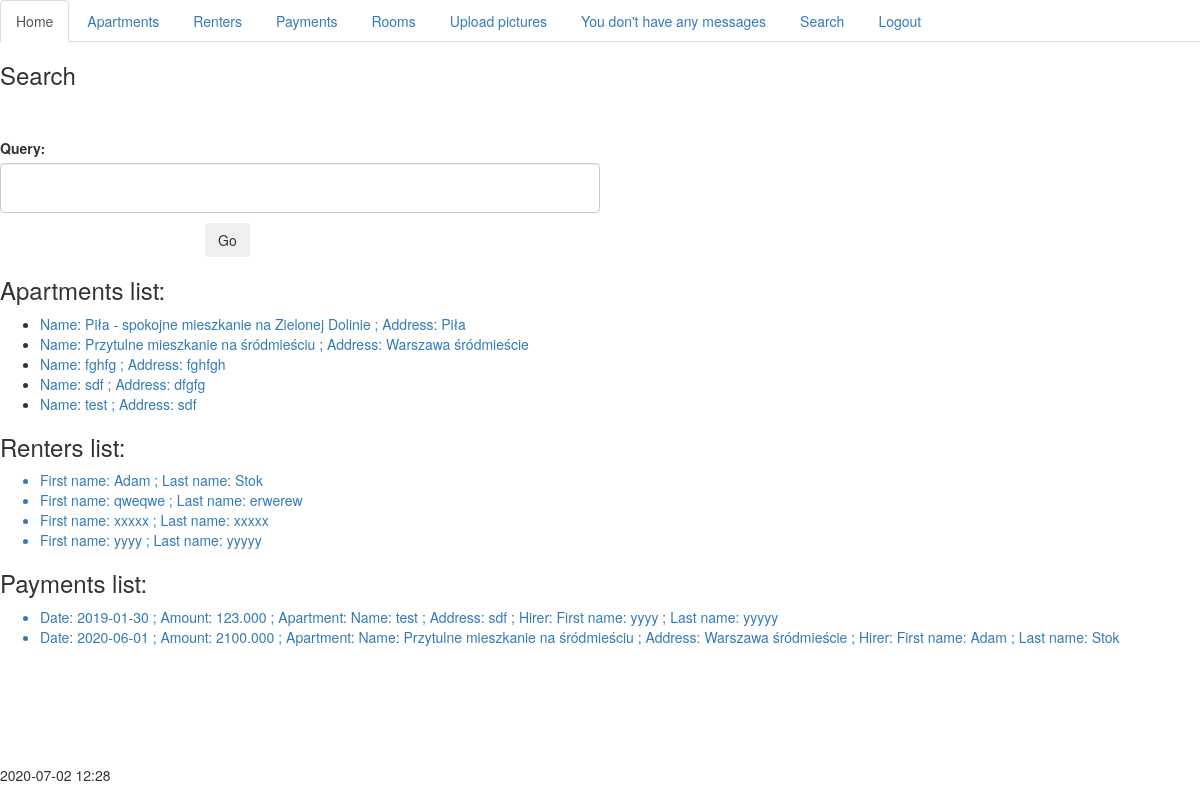
The app's page /search/ (signed in) with its own data.
### handling/models.py (models this page shows, shortened)
class Apartments(models.Model):
    name = models.CharField(max_length=250)
    address = models.CharField(max_length=250)
    surface = models.DecimalField(max_digits=8, decimal_places=3)
    rent = models.IntegerField(null=True)
    costs = models.IntegerField(null=True)
    rooms = models.ManyToManyField(ApartmentsRooms)
    equipment = models.TextField()
    description = models.TextField()
    def __str__(self):
        return f'Name: {self.name} ; Address: {self.address}'
    def get_detail_url(self):
        return f'/apartments/{self.id}/'

class Renters(models.Model):
    first_name = models.CharField(max_length=100)
    last_name = models.CharField(max_length=100)
    apartment = models.OneToOneField(Apartments, on_delete=models.CASCADE)
    def __str__(self):
        return f'First name: {self.first_name} ; Last name: {self.last_name} '#; Apartment: {self.apartment}'
    def get_detail_url(self):
        return f'/renters/{self.id}/'

class Payments(models.Model):
    date = models.DateField()
    amount = models.DecimalField(max_digits=8, decimal_places=3)
    renter = models.ForeignKey(Renters, on_delete=models.CASCADE)
    apartment = models.ForeignKey(Apartments,on_delete=models.CASCADE)
    def __str__(self):
        return f'Date: {self.date} ; Amount: {self.amount} ; Apartment: {self.apartment} ; Hirer: {self.renter}'
    def get_detail_url(self):
        return f'/payments/{self.id}/'

### handling/views.py (the view)
# urls.py: path('search/', views.SearchDatas.as_view(),name='search'),
class SearchDatas(LoginRequiredMixin,View):
    def get(self,request):
        search_form = SearchForm
        aparts,rent,pay= self.search(request)
        context = {'search_form':search_form, 'objects_apartments':aparts,'objects_renters':rent,'objects_payments':pay}
        return render(request,'search.html',context)
    def search(self,request):
        search_form = SearchForm(request.GET)
        search_form.is_valid()
        a_name = search_form.cleaned_data.get('query', "")
        a_address = search_form.cleaned_data.get('query', "")
        a_equipment = search_form.cleaned_data.get('query', "")
        a_description = search_form.cleaned_data.get('query', "")
        a1 = Q(name__icontains=a_name)
        a2 = Q(address__icontains=a_address)
        a3 = Q(equipment__icontains=a_equipment)
        a4 = Q(description__icontains=a_description)
        aparts = Apartments.objects.filter(a1 | a2 | a3 | a4).order_by('name')
        r_first = search_form.cleaned_data.get('query', "")
        r_last = search_form.cleaned_data.get('query', "")
        r1 = Q(first_name__icontains=r_first)
        r2 = Q(last_name__icontains=r_last)
        rent = Renters.objects.filter(r1 | r2 ).order_by('first_name')
        p_date = search_form.cleaned_data.get('query', "")
        p_amount = search_form.cleaned_data.get('query', "")
        p1 = Q(date__icontains=p_date)
        p2 = Q(amount__icontains=p_amount)
        pay = Payments.objects.filter(p1 | p2 ).order_by('date')
        return aparts,rent,pay

### handling/extra_context.py (called while the page is built)
def get_messages(request):
    if Messages.objects.all():
        return {'mess':'You have messages'}
    else:
        return {'mess': "You don't have any messages"}

### normalview/extra_context.py (called while the page is built)
def show_time(request):
    now = datetime.now()
    two_hours_timezone = datetime.now() + timedelta(hours=2)
    hour = '{:%H:%M}'.format(two_hours_timezone)
    return {'now':now.strftime("%Y-%m-%d"),'hour':hour}

### handling/templates/search.html
{% extends 'base.html' %}
{% block content %}
<h3> Search </h3><br><br>
    <form class="form-horizontal" method="GET" >
    {{ search_form.as_p }}
    <div class="form-group">
      <div class="col-sm-offset-2 col-sm-10">
        <button type="submit" class="btn btn-default">Go</button>
      </div>
    </div>
</form>
{% if objects_apartments %}
<h3>Apartments list:</h3>
<ul>
{% for object in objects_apartments %}
    <li class="{{ class }}"><a href="{{ object.get_detail_url }}"> {{ object }}</a></li>
{% endfor %}
</ul>
{% endif %}
{% if objects_renters %}
<h3>Renters list:</h3>
<ul>
{% for object in objects_renters %}
    <a href="{{ object.get_detail_url }}"> <li class="{{ class }}"> {{ object }}</li></a>
{% endfor %}
</ul>
{% endif %}
{% if objects_payments %}
<h3>Payments list:</h3>
<ul>
{% for object in objects_payments %}
    <a href="{{ object.get_detail_url }}"> <li class="{{ class }}"> {{ object }}</li></a>
{% endfor %}
</ul>
{% endif %}
{% endblock %}

### records on screen
Apartments: name+address "Name: Piła - spokojne mieszkanie na Zielonej Dolinie ; Address: Piła"
Apartments: name+address "Name: Przytulne mieszkanie na śródmieściu ; Address: Warszawa śródmieście"
Apartments: name+address "Name: fghfg ; Address: fghfgh"
Apartments: name+address "Name: sdf ; Address: dfgfg"
Apartments: name+address "Name: test ; Address: sdf"
Renters: first_name+last_name "First name: Adam ; Last name: Stok"
Renters: first_name+last_name "First name: qweqwe ; Last name: erwerew"
Renters: first_name+last_name "First name: xxxxx ; Last name: xxxxx"
Renters: first_name+last_name "First name: yyyy ; Last name: yyyyy"
Payments: date+amount+apartment "Date: 2019-01-30 ; Amount: 123.000 ; Apartment: Name: test ; Address: sdf ; Hirer: First name: yyyy ; Last name: yyyyy"
Payments: date+amount+apartment "Date: 2020-06-01 ; Amount: 2100.000 ; Apartment: Name: Przytulne mieszkanie na śródmieściu ; Address: Warszawa śródmieście ; Hirer: First name: Adam ; Last name: Stok"

### other values on screen
{{ mess }} "You don't have any messages"
{{ now }} "2020-07-02"
